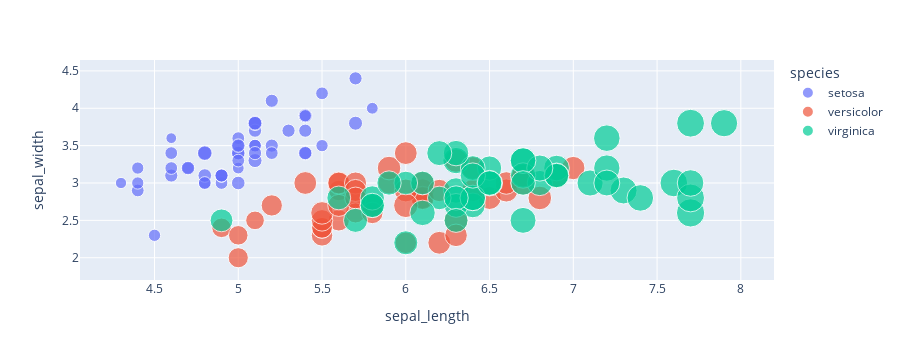

The notebook cell this image was saved under:
### Code cell
df = px.data.iris()
fig = px.scatter(df, x=df.sepal_length, y=df.sepal_width, color=df.species, size=df.petal_length)
fig.show()

### Figure 1 — Plotly figure (JSON) as saved in the notebook; plotly's stock layout.template omitted (floating-point values rounded to 4 significant figures)
{"data": [{"hovertemplate": "species=setosa<br>sepal_length=%{x}<br>sepal_width=%{y}<br>petal_length=%{marker.size}<extra></extra>", "legendgroup": "setosa", "marker": {"color": "#636efa", "size": [1.4, 1.4, 1.3, 1.5, 1.4, 1.7, 1.4, 1.5, 1.4, 1.5, 1.5, 1.6, 1.4, 1.1, 1.2, 1.5, 1.3, 1.4, 1.7, 1.5, 1.7, 1.5, 1, 1.7, 1.9, 1.6, 1.6, 1.5, 1.4, 1.6, 1.6, 1.5, 1.5, 1.4, 1.5, 1.2, 1.3, 1.5, 1.3, 1.5, 1.3, 1.3, 1.3, 1.6, 1.9, 1.4, 1.6, 1.4, 1.5, 1.4], "sizemode": "area", "sizeref": 0.01725, "symbol": "circle"}, "mode": "markers", "name": "setosa", "orientation": "v", "showlegend": true, "type": "scatter", "x": [5.1, 4.9, 4.7, 4.6, 5, 5.4, 4.6, 5, 4.4, 4.9, 5.4, 4.8, 4.8, 4.3, 5.8, 5.7, 5.4, 5.1, 5.7, 5.1, 5.4, 5.1, 4.6, 5.1, 4.8, 5, 5, 5.2, 5.2, 4.7, 4.8, 5.4, 5.2, 5.5, 4.9, 5, 5.5, 4.9, 4.4, 5.1, 5, 4.5, 4.4, 5, 5.1, 4.8, 5.1, 4.6, 5.3, 5], "xaxis": "x", "y": [3.5, 3, 3.2, 3.1, 3.6, 3.9, 3.4, 3.4, 2.9, 3.1, 3.7, 3.4, 3, 3, 4, 4.4, 3.9, 3.5, 3.8, 3.8, 3.4, 3.7, 3.6, 3.3, 3.4, 3, 3.4, 3.5, 3.4, 3.2, 3.1, 3.4, 4.1, 4.2, 3.1, 3.2, 3.5, 3.1, 3, 3.4, 3.5, 2.3, 3.2, 3.5, 3.8, 3, 3.8, 3.2, 3.7, 3.3], "yaxis": "y"}, {"hovertemplate": "species=versicolor<br>sepal_length=%{x}<br>sepal_width=%{y}<br>petal_length=%{marker.size}<extra></extra>", "legendgroup": "versicolor", "marker": {"color": "#EF553B", "size": [4.7, 4.5, 4.9, 4, 4.6, 4.5, 4.7, 3.3, 4.6, 3.9, 3.5, 4.2, 4, 4.7, 3.6, 4.4, 4.5, 4.1, 4.5, 3.9, 4.8, 4, 4.9, 4.7, 4.3, 4.4, 4.8, 5, 4.5, 3.5, 3.8, 3.7, 3.9, 5.1, 4.5, 4.5, 4.7, 4.4, 4.1, 4, 4.4, 4.6, 4, 3.3, 4.2, 4.2, 4.2, 4.3, 3, 4.1], "sizemode": "area", "sizeref": 0.01725, "symbol": "circle"}, "mode": "markers", "name": "versicolor", "orientation": "v", "showlegend": true, "type": "scatter", "x": [7, 6.4, 6.9, 5.5, 6.5, 5.7, 6.3, 4.9, 6.6, 5.2, 5, 5.9, 6, 6.1, 5.6, 6.7, 5.6, 5.8, 6.2, 5.6, 5.9, 6.1, 6.3, 6.1, 6.4, 6.6, 6.8, 6.7, 6, 5.7, 5.5, 5.5, 5.8, 6, 5.4, 6, 6.7, 6.3, 5.6, 5.5, 5.5, 6.1, 5.8, 5, 5.6, 5.7, 5.7, 6.2, 5.1, 5.7], "xaxis": "x", "y": [3.2, 3.2, 3.1, 2.3, 2.8, 2.8, 3.3, 2.4, 2.9, 2.7, 2, 3, 2.2, 2.9, 2.9, 3.1, 3, 2.7, 2.2, 2.5, 3.2, 2.8, 2.5, 2.8, 2.9, 3, 2.8, 3, 2.9, 2.6, 2.4, 2.4, 2.7, 2.7, 3, 3.4, 3.1, 2.3, 3, 2.5, 2.6, 3, 2.6, 2.3, 2.7, 3, 2.9, 2.9, 2.5, 2.8], "yaxis": "y"}, {"hovertemplate": "species=virginica<br>sepal_length=%{x}<br>sepal_width=%{y}<br>petal_length=%{marker.size}<extra></extra>", "legendgroup": "virginica", "marker": {"color": "#00cc96", "size": [6, 5.1, 5.9, 5.6, 5.8, 6.6, 4.5, 6.3, 5.8, 6.1, 5.1, 5.3, 5.5, 5, 5.1, 5.3, 5.5, 6.7, 6.9, 5, 5.7, 4.9, 6.7, 4.9, 5.7, 6, 4.8, 4.9, 5.6, 5.8, 6.1, 6.4, 5.6, 5.1, 5.6, 6.1, 5.6, 5.5, 4.8, 5.4, 5.6, 5.1, 5.1, 5.9, 5.7, 5.2, 5, 5.2, 5.4, 5.1], "sizemode": "area", "sizeref": 0.01725, "symbol": "circle"}, "mode": "markers", "name": "virginica", "orientation": "v", "showlegend": true, "type": "scatter", "x": [6.3, 5.8, 7.1, 6.3, 6.5, 7.6, 4.9, 7.3, 6.7, 7.2, 6.5, 6.4, 6.8, 5.7, 5.8, 6.4, 6.5, 7.7, 7.7, 6, 6.9, 5.6, 7.7, 6.3, 6.7, 7.2, 6.2, 6.1, 6.4, 7.2, 7.4, 7.9, 6.4, 6.3, 6.1, 7.7, 6.3, 6.4, 6, 6.9, 6.7, 6.9, 5.8, 6.8, 6.7, 6.7, 6.3, 6.5, 6.2, 5.9], "xaxis": "x", "y": [3.3, 2.7, 3, 2.9, 3, 3, 2.5, 2.9, 2.5, 3.6, 3.2, 2.7, 3, 2.5, 2.8, 3.2, 3, 3.8, 2.6, 2.2, 3.2, 2.8, 2.8, 2.7, 3.3, 3.2, 2.8, 3, 2.8, 3, 2.8, 3.8, 2.8, 2.8, 2.6, 3, 3.4, 3.1, 3, 3.1, 3.1, 3.1, 2.7, 3.2, 3.3, 3, 2.5, 3, 3.4, 3], "yaxis": "y"}], "layout": {"height": 360, "legend": {"itemsizing": "constant", "title": {"text": "species"}, "tracegroupgap": 0}, "margin": {"t": 60}, "xaxis": {"anchor": "y", "autorange": true, "domain": [0, 1], "range": [4.065, 8.176], "title": {"text": "sepal_length"}, "type": "linear"}, "yaxis": {"anchor": "x", "autorange": true, "domain": [0, 1], "range": [1.702, 4.646], "title": {"text": "sepal_width"}, "type": "linear"}}}
